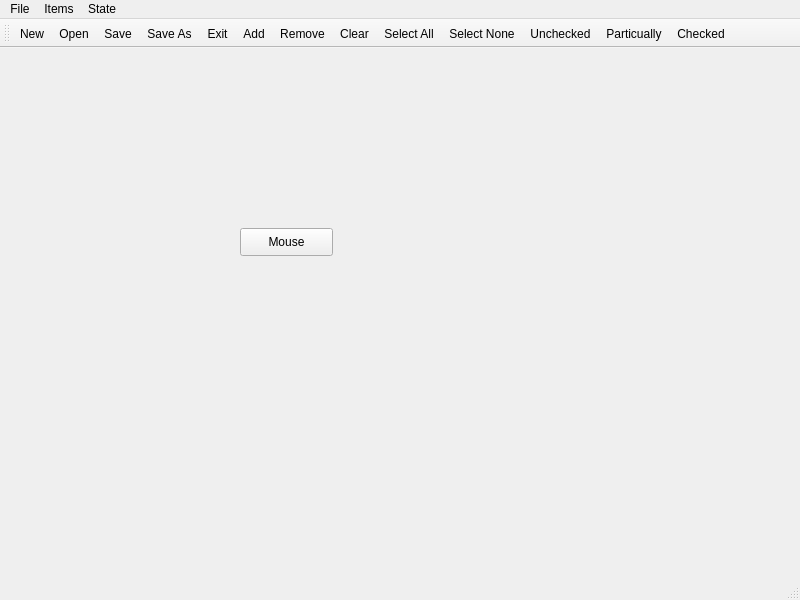
<?xml version="1.0" encoding="UTF-8"?>
<ui version="4.0">
 <class>MainWindow</class>
 <widget class="QMainWindow" name="MainWindow">
  <property name="geometry">
   <rect>
    <x>0</x>
    <y>0</y>
    <width>800</width>
    <height>600</height>
   </rect>
  </property>
  <property name="windowTitle">
   <string>MainWindow</string>
  </property>
  <widget class="QWidget" name="centralwidget">
   <widget class="QPushButton" name="mouseControl">
    <property name="geometry">
     <rect>
      <x>240</x>
      <y>180</y>
      <width>93</width>
      <height>28</height>
     </rect>
    </property>
    <property name="text">
     <string>Mouse</string>
    </property>
   </widget>
  </widget>
  <widget class="QMenuBar" name="menubar">
   <property name="geometry">
    <rect>
     <x>0</x>
     <y>0</y>
     <width>800</width>
     <height>26</height>
    </rect>
   </property>
   <widget class="QMenu" name="menuFile">
    <property name="title">
     <string>File</string>
    </property>
    <addaction name="actionNew"/>
    <addaction name="actionOpen"/>
    <addaction name="actionSave"/>
    <addaction name="actionSave_As"/>
    <addaction name="actionExit"/>
   </widget>
   <widget class="QMenu" name="menuItems">
    <property name="title">
     <string>Items</string>
    </property>
    <addaction name="actionAdd"/>
    <addaction name="actionRemove"/>
    <addaction name="actionClear"/>
    <addaction name="actionSelect_All"/>
    <addaction name="actionSelect_None"/>
   </widget>
   <widget class="QMenu" name="menuChecked">
    <property name="title">
     <string>State</string>
    </property>
    <addaction name="actionChecked"/>
    <addaction name="actionUnchecked"/>
    <addaction name="actionParticually"/>
    <addaction name="separator"/>
   </widget>
   <addaction name="menuFile"/>
   <addaction name="menuItems"/>
   <addaction name="menuChecked"/>
  </widget>
  <widget class="QStatusBar" name="statusbar"/>
  <widget class="QToolBar" name="toolBar">
   <property name="windowTitle">
    <string>toolBar</string>
   </property>
   <attribute name="toolBarArea">
    <enum>TopToolBarArea</enum>
   </attribute>
   <attribute name="toolBarBreak">
    <bool>false</bool>
   </attribute>
   <addaction name="actionNew"/>
   <addaction name="actionOpen"/>
   <addaction name="actionSave"/>
   <addaction name="actionSave_As"/>
   <addaction name="actionExit"/>
   <addaction name="actionAdd"/>
   <addaction name="actionRemove"/>
   <addaction name="actionClear"/>
   <addaction name="actionSelect_All"/>
   <addaction name="actionSelect_None"/>
   <addaction name="actionUnchecked"/>
   <addaction name="actionParticually"/>
   <addaction name="actionChecked"/>
  </widget>
  <action name="actionNew">
   <property name="icon">
    <iconset resource="SourceNgoc.qrc">
     <normaloff>:/Images/new.png</normaloff>:/Images/new.png</iconset>
   </property>
   <property name="text">
    <string>New</string>
   </property>
  </action>
  <action name="actionOpen">
   <property name="icon">
    <iconset resource="SourceNgoc.qrc">
     <normaloff>:/Images/open.png</normaloff>:/Images/open.png</iconset>
   </property>
   <property name="text">
    <string>Open</string>
   </property>
  </action>
  <action name="actionSave">
   <property name="icon">
    <iconset resource="SourceNgoc.qrc">
     <normaloff>:/Images/save.png</normaloff>:/Images/save.png</iconset>
   </property>
   <property name="text">
    <string>Save</string>
   </property>
  </action>
  <action name="actionSave_As">
   <property name="icon">
    <iconset resource="SourceNgoc.qrc">
     <normaloff>:/Images/save_as.png</normaloff>:/Images/save_as.png</iconset>
   </property>
   <property name="text">
    <string>Save As</string>
   </property>
  </action>
  <action name="actionExit">
   <property name="icon">
    <iconset resource="SourceNgoc.qrc">
     <normaloff>:/Images/cancel.png</normaloff>:/Images/cancel.png</iconset>
   </property>
   <property name="text">
    <string>Exit</string>
   </property>
  </action>
  <action name="actionAdd">
   <property name="icon">
    <iconset resource="SourceNgoc.qrc">
     <normaloff>:/Images/add.png</normaloff>:/Images/add.png</iconset>
   </property>
   <property name="text">
    <string>Add</string>
   </property>
  </action>
  <action name="actionRemove">
   <property name="icon">
    <iconset resource="SourceNgoc.qrc">
     <normaloff>:/Images/delete.png</normaloff>:/Images/delete.png</iconset>
   </property>
   <property name="text">
    <string>Remove</string>
   </property>
  </action>
  <action name="actionClear">
   <property name="icon">
    <iconset resource="SourceNgoc.qrc">
     <normaloff>:/Images/page_error.png</normaloff>:/Images/page_error.png</iconset>
   </property>
   <property name="text">
    <string>Clear</string>
   </property>
  </action>
  <action name="actionSelect_All">
   <property name="icon">
    <iconset resource="SourceNgoc.qrc">
     <normaloff>:/Images/page_add.png</normaloff>:/Images/page_add.png</iconset>
   </property>
   <property name="text">
    <string>Select All</string>
   </property>
  </action>
  <action name="actionSelect_None">
   <property name="icon">
    <iconset resource="SourceNgoc.qrc">
     <normaloff>:/Images/page_delete.png</normaloff>:/Images/page_delete.png</iconset>
   </property>
   <property name="text">
    <string>Select None</string>
   </property>
  </action>
  <action name="actionUnchecked">
   <property name="icon">
    <iconset resource="SourceNgoc.qrc">
     <normaloff>:/Images/pencil_delete.png</normaloff>:/Images/pencil_delete.png</iconset>
   </property>
   <property name="text">
    <string>Unchecked</string>
   </property>
  </action>
  <action name="actionParticually">
   <property name="icon">
    <iconset resource="SourceNgoc.qrc">
     <normaloff>:/Images/pencil_go.png</normaloff>:/Images/pencil_go.png</iconset>
   </property>
   <property name="text">
    <string>Particually</string>
   </property>
  </action>
  <action name="actionChecked">
   <property name="icon">
    <iconset resource="SourceNgoc.qrc">
     <normaloff>:/Images/pencil_add.png</normaloff>:/Images/pencil_add.png</iconset>
   </property>
   <property name="text">
    <string>Checked</string>
   </property>
  </action>
 </widget>
 <resources>
  <include location="SourceNgoc.qrc"/>
 </resources>
 <connections/>
</ui>
